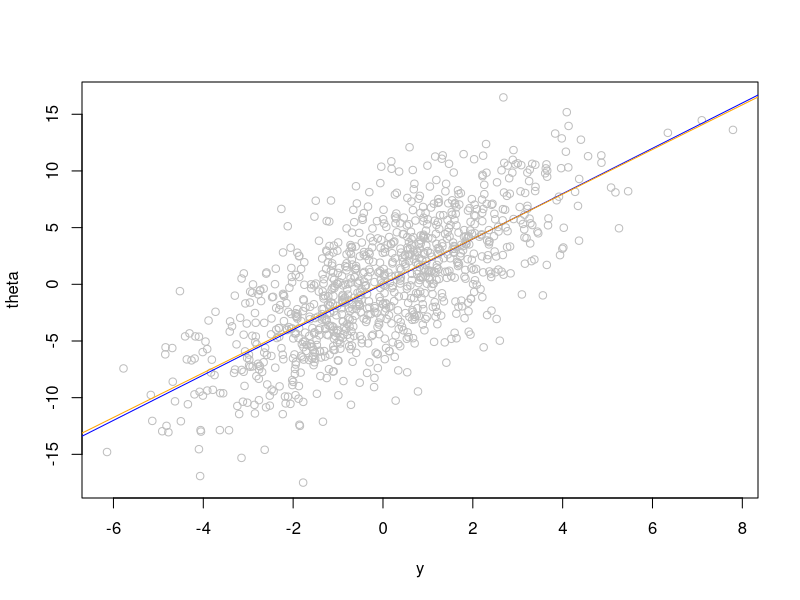
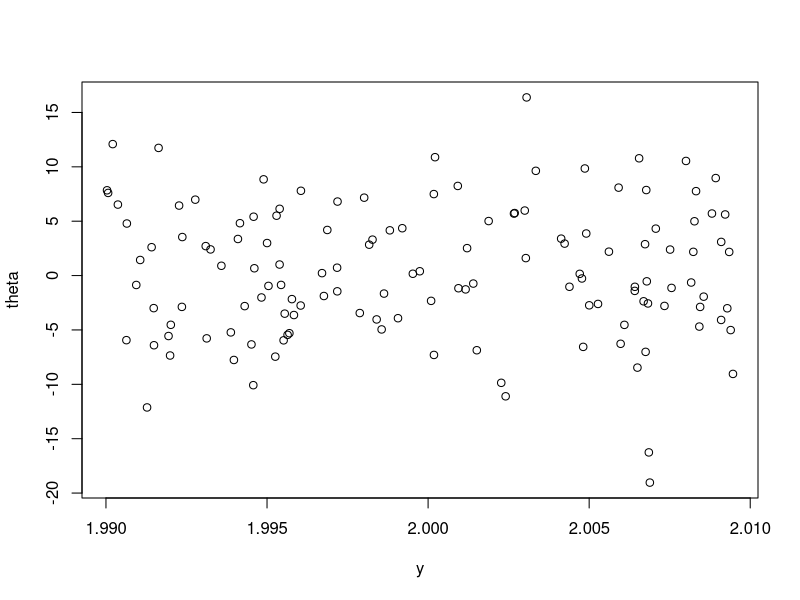
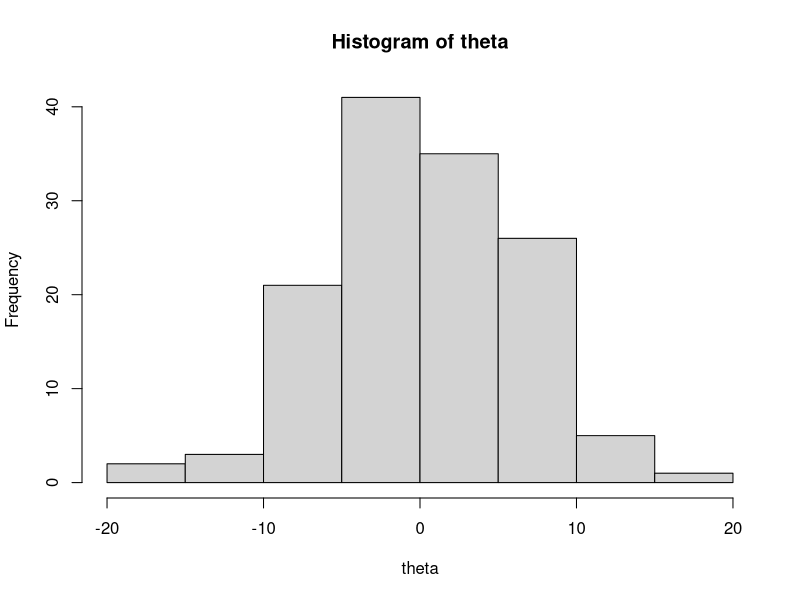
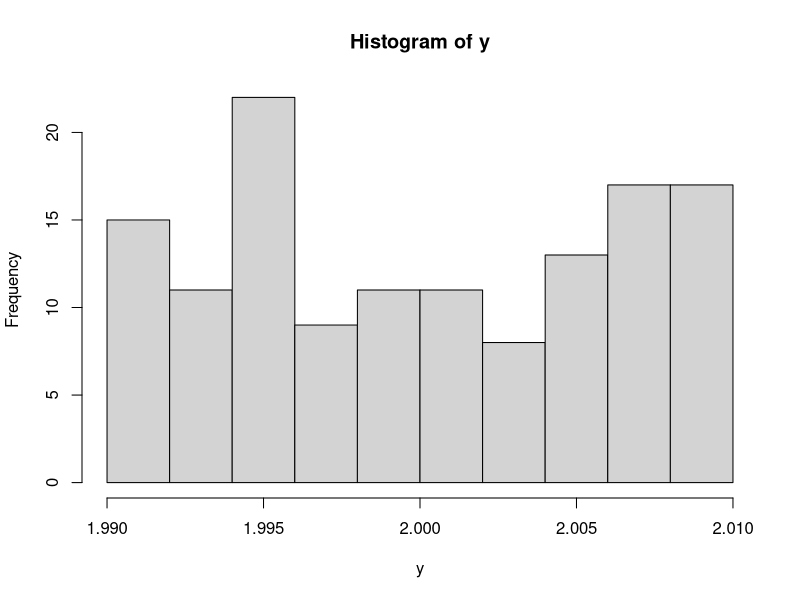
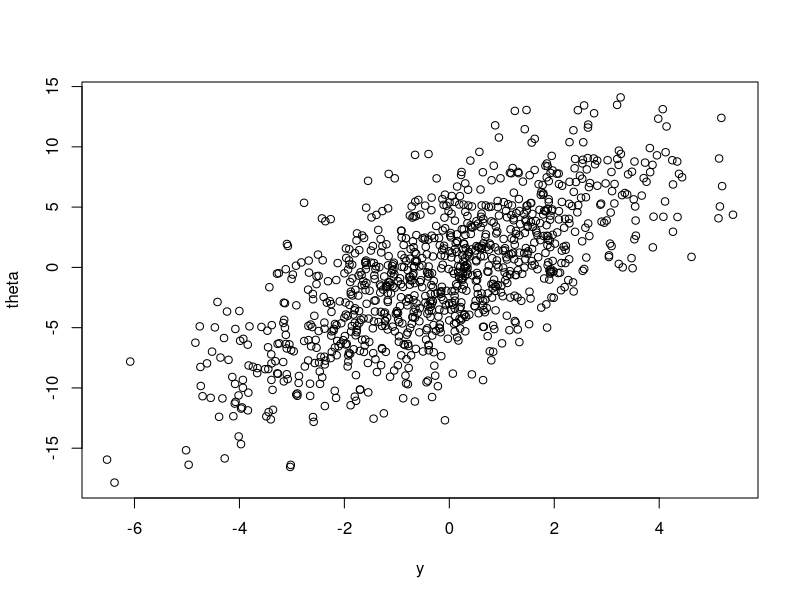

Write the R code that produced these figures, in order.
## ---- chunk 1
y = rnorm(1, mean = 0, sd = 2)
res = rnorm(1, mean = 2*y, sd = 4)
print(res)


## ---- chunk 2
y = rnorm(1000, mean = 0, sd = 2)
theta = rnorm(1000, mean = 2*y, sd = 4)

plot(y, theta, col = "grey")


# question 5
x = seq(-20,20, length.out = 10)
abline(0,2, col="blue")


# question 6 regression linéaire
reg <- lm(theta~y)
abline(reg, col="orange")
print(reg$coefficients[1])
print(reg$coefficients[2])

## ---- chunk 3
theta = rnorm(100000, mean = 0, sd = sqrt(32))
y = rnorm(100000, mean = theta/4, sd = sqrt(32))

theta = theta[y > 1.99 & y < 2.01]
y = y[y > 1.99 & y < 2.01]
plot(y, theta)
hist(theta)
hist(y)
print(mean(theta))
## ---- chunk 4
theta_t = 10
theta = c()
y = c()
for (i in 1:1010){
  y_t = rnorm(1, theta_t/4, sqrt(2))
  theta_t = rnorm(1, 2*y_t, sqrt(16))
  y = c(y, y_t)
  theta = c(theta, theta_t)
}
theta = theta[10:1010]
y = y[10:1010]
plot(y, theta)
